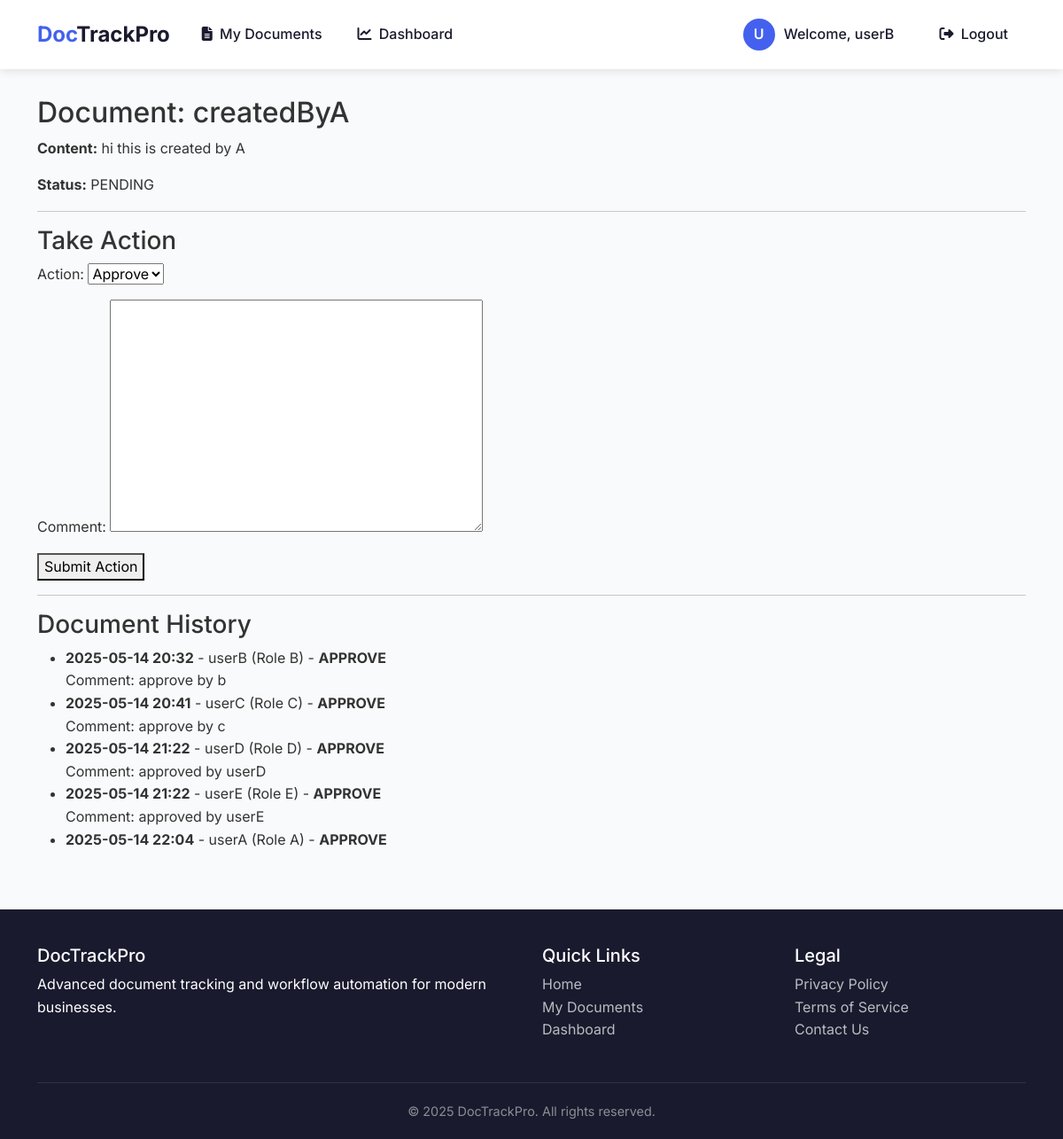
The app's page /1/action/ (signed in) with its own data.
### tracking/models.py (models this page shows, shortened)
class CustomUser(AbstractUser):
    ROLE_CHOICES = [
        ('A', 'User A'),
        ('B', 'User B'),
        ('C', 'User C'),
        ('D', 'User D'),
        ('E', 'User E'),
    ]
    role = models.CharField(max_length=1, choices=ROLE_CHOICES)

class Document(models.Model):
    title = models.CharField(max_length=255)
    content = models.TextField()
    created_by = models.ForeignKey(CustomUser, related_name='created_documents', on_delete=models.CASCADE)
    current_handler = models.ForeignKey(CustomUser, related_name='handling_documents', on_delete=models.SET_NULL, null=True, blank=True)
    status = models.CharField(max_length=20, choices=[
        ('PENDING', 'Pending'),
        ('REJECTED', 'Rejected'),
        ('APPROVED', 'Approved'),
        ('COMPLETED', 'Completed'),
    ], default='PENDING')
    created_at = models.DateTimeField(auto_now_add=True)
    serial_number = models.CharField(max_length=20, unique=True, blank=True, null=True)
    sent_at = models.DateTimeField(null=True, blank=True)
    last_approved_by = models.ForeignKey(
        CustomUser, null=True, blank=True, related_name='last_approver',
        on_delete=models.SET_NULL
    )

class DocumentAction(models.Model):
    document = models.ForeignKey(Document, on_delete=models.CASCADE, related_name='actions')
    user = models.ForeignKey(CustomUser, on_delete=models.CASCADE)
    action = models.CharField(max_length=10, choices=[('APPROVE', 'Approve'), ('REJECT', 'Reject')])
    comment = models.TextField(blank=True)
    timestamp = models.DateTimeField(auto_now_add=True)

### tracking/views.py (the view, shortened to what this page needs)
# urls.py: path('<int:pk>/action/', DocumentActionView.as_view(), name='document-action'),
class DocumentActionView(LoginRequiredMixin, View):
    def get(self, request, pk):
        document = get_object_or_404(Document, pk=pk)
        form = DocumentActionForm()
        actions = document.actions.all().order_by('timestamp')
        return render(request, 'tracking/document_action.html', {
            'document': document,
            'form': form,
            'actions': actions
    })

### tracking/forms.py
class DocumentActionForm(forms.Form):
    action = forms.ChoiceField(choices=[('APPROVE', 'Approve'), ('REJECT', 'Reject')])
    comment = forms.CharField(widget=forms.Textarea, required=False)

### tracking/templates/tracking/document_action.html (shortened to what this page needs)
{% extends "tracking/base.html" %}
{% block content %}
  <h2>Document: {{ document.title }}</h2>
  <p><strong>Content:</strong> {{ document.content }}</p>
  <p><strong>Status:</strong> {{ document.status }}</p>
  <hr>
  <h3>Take Action</h3>
  <form method="post">
    {{ form.as_p }}
    <button type="submit">Submit Action</button>
  </form>
  <hr>
  <h3>Document History</h3>
  {% if actions %}
    <ul>
      {% for act in actions %}
        <li>
          <strong>{{ act.timestamp|date:"Y-m-d H:i" }}</strong> -
          {{ act.user.username }} (Role {{ act.user.role }}) -
          <strong>{{ act.action }}</strong><br>
          {% if act.comment %}
            Comment: {{ act.comment }}
          {% endif %}
        </li>
      {% endfor %}
    </ul>
  {% else %}
    <p>No actions taken yet.</p>
  {% endif %}
{% endblock %}

### tracking/templates/tracking/base.html (shortened to what this page needs)
<!DOCTYPE html>
<html lang="en">
<head>
    <link href="https://cdn.jsdelivr.net/npm/bootstrap@5.3.0/dist/css/bootstrap.min.css" rel="stylesheet">
    <link rel="stylesheet" href="https://cdnjs.cloudflare.com/ajax/libs/font-awesome/6.4.0/css/all.min.css">
</head>
<body>
    <nav class="navbar navbar-expand-lg navbar-light sticky-top">
        <div class="container">
            <a class="navbar-brand" href="{% url 'home' %}"><span>Doc</span>TrackPro</a>
            <div class="collapse navbar-collapse" id="navbarNav">
                <ul class="navbar-nav me-auto">
                    {% if user.is_authenticated %}
                        <li class="nav-item">
                            <a class="nav-link {% if request.resolver_match.url_name == 'document-list' %}active{% endif %}"
                               href="{% url 'document-list' %}">
                                <i class="fas fa-file-alt me-1"></i> My Documents
                            </a>
                        </li>
                        <li class="nav-item">
                            <a class="nav-link {% if request.resolver_match.url_name == 'dashboard' %}active{% endif %}"
                               href="{% url 'dashboard' %}">
                                <i class="fas fa-chart-line me-1"></i> Dashboard
                            </a>
                        </li>
                    {% endif %}
                </ul>
                <ul class="navbar-nav">
                    {% if user.is_authenticated %}
                        <li class="nav-item d-flex align-items-center me-3">
                            <div class="user-avatar">
                                {{ user.username|first|upper }}
                            </div>
                            <span class="navbar-text d-none d-lg-block">Welcome, {{ user.username }}</span>
                        </li>
                        <li class="nav-item">
                            <a class="nav-link" href="{% url 'logout' %}">
                                <i class="fas fa-sign-out-alt me-1"></i> Logout
                            </a>
                        </li>
                    {% else %}
                        <li class="nav-item">
                            <a class="nav-link" href="{% url 'login' %}">
                                <i class="fas fa-sign-in-alt me-1"></i> Login
                            </a>
                        </li>
                    {% endif %}
                </ul>
            </div>
        </div>
    </nav>
    <main class="container">
        {% block content %}{% endblock %}
    </main>
    <footer>
        <div class="container">
            <div class="row">
                <div class="col-md-6">
                    <h5>DocTrackPro</h5>
                    <p>Advanced document tracking and workflow automation for modern businesses.</p>
                </div>
                <div class="col-md-3">
                    <h5>Quick Links</h5>
                    <ul class="list-unstyled footer-links">
                        <li><a href="{% url 'home' %}">Home</a></li>
                        {% if user.is_authenticated %}
                            <li><a href="{% url 'document-list' %}">My Documents</a></li>
                            <li><a href="{% url 'dashboard' %}">Dashboard</a></li>
                        {% else %}
                            <li><a href="{% url 'login' %}">Login</a></li>
                        {% endif %}
                    </ul>
                </div>
                <div class="col-md-3">
                    <h5>Legal</h5>
                    <ul class="list-unstyled footer-links">
                        <li><a href="#">Privacy Policy</a></li>
                        <li><a href="#">Terms of Service</a></li>
                        <li><a href="#">Contact Us</a></li>
                    </ul>
                </div>
            </div>
            <div class="copyright">
                &copy; {% now "Y" %} DocTrackPro. All rights reserved.
            </div>
        </div>
    </footer>
</body>
</html>

### tracking/templates/tracking/base.html (style rules this page uses)
:root { --primary: #4361ee; --primary-dark: #3a56d4; --secondary: #3f37c9; --dark: #1a1a2e; --light: #f8f9fa; --success: #4cc9f0; --warning: #f8961e; --danger: #f72585; }
body { font-family: 'Inter', sans-serif; color: #333; line-height: 1.6; background-color: #f9fafb; min-height: 100vh; display: flex; flex-direction: column; }
.navbar { padding: 15px 0; box-shadow: 0 2px 10px rgba(0,0,0,0.1); background-color: white !important; transition: all 0.3s ease; }
.navbar-brand { font-weight: 700; color: var(--dark) !important; font-size: 1.5rem; }
.navbar-brand span { color: var(--primary); }
.nav-link { font-weight: 500; margin: 0 8px; color: var(--dark) !important; position: relative; padding: 8px 12px !important; border-radius: 6px; transition: all 0.3s ease; }
.navbar-text { color: var(--dark) !important; font-weight: 500; margin-right: 15px; }
main { flex: 1; padding-top: 30px; padding-bottom: 50px; }
footer { background-color: var(--dark); color: white; padding: 40px 0 20px; margin-top: auto; }
.footer-links a { color: rgba(255,255,255,0.7); text-decoration: none; transition: all 0.3s ease; }
.copyright { border-top: 1px solid rgba(255,255,255,0.1); padding-top: 20px; margin-top: 30px; text-align: center; color: rgba(255,255,255,0.5); font-size: 0.9rem; }
.user-avatar { width: 36px; height: 36px; border-radius: 50%; background-color: var(--primary); color: white; display: flex; align-items: center; justify-content: center; font-weight: 600; margin-right: 10px; }

### records on screen
CustomUser: username|first "U", username "userB"
Document: title "createdByA", content "hi this is created by A", status "PENDING"
DocumentAction: timestamp "2025-05-14 20:32", user.username "userB", user.role "B", action "APPROVE", comment "approve by b"
DocumentAction: timestamp "2025-05-14 20:41", user.username "userC", user.role "C", action "APPROVE", comment "approve by c"
DocumentAction: timestamp "2025-05-14 21:22", user.username "userD", user.role "D", action "APPROVE", comment "approved by userD"
DocumentAction: timestamp "2025-05-14 21:22", user.username "userE", user.role "E", action "APPROVE", comment "approved by userE"
DocumentAction: timestamp "2025-05-14 22:04", user.username "userA", user.role "A", action "APPROVE"
